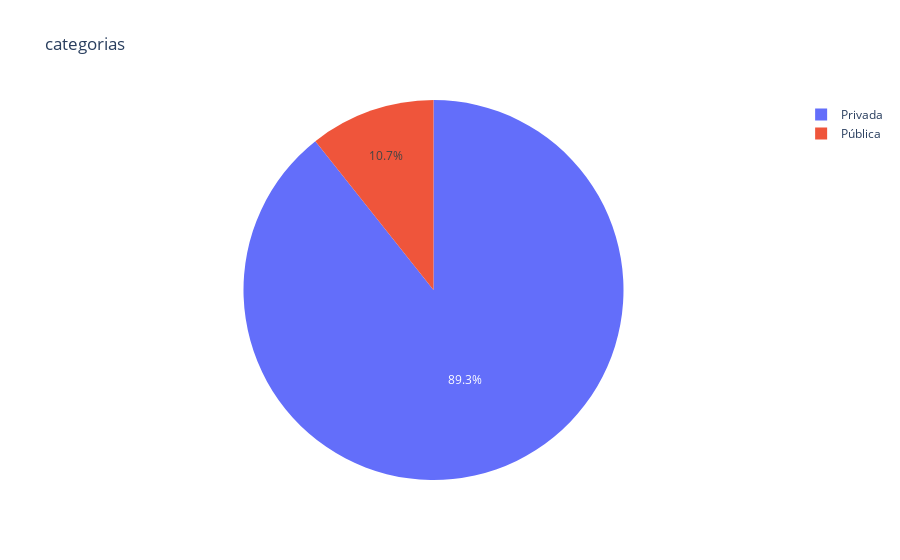

The notebook cell this image was saved under:
### Code cell
df_instituicoes


grafico_categoria = px.pie(
   df_instituicoes, 
    values='quant', 
    names='Categoria', 
    title='categorias'
)

grafico_categoria

### Figure 1 — Plotly figure (JSON) as saved in the notebook; plotly's stock layout.template omitted (floating-point values rounded to 4 significant figures)
{"data": [{"domain": {"x": [0, 1], "y": [0, 1]}, "hovertemplate": "Categoria=%{label}<br>quant=%{value}<extra></extra>", "labels": ["Privada", "Pública"], "legendgroup": "", "name": "", "showlegend": true, "type": "pie", "values": [1748, 209]}], "layout": {"autosize": true, "legend": {"tracegroupgap": 0}, "title": {"text": "categorias"}}}
